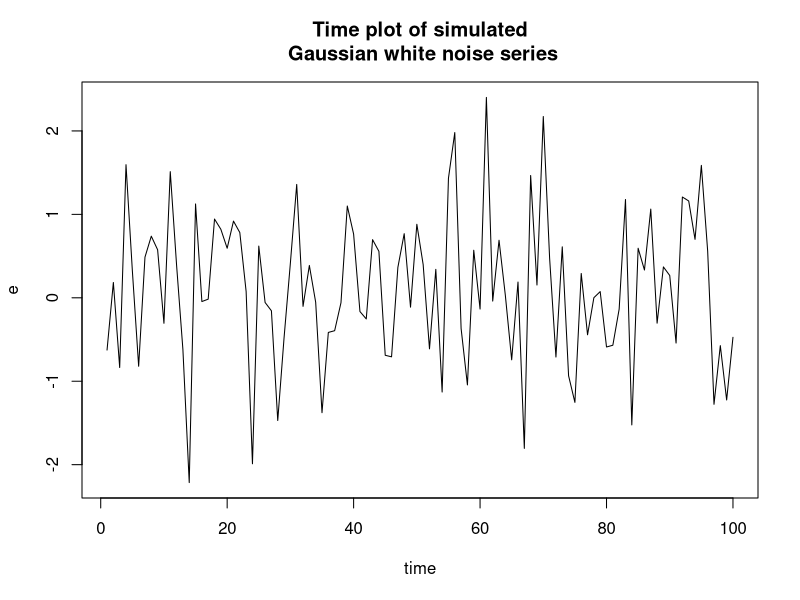
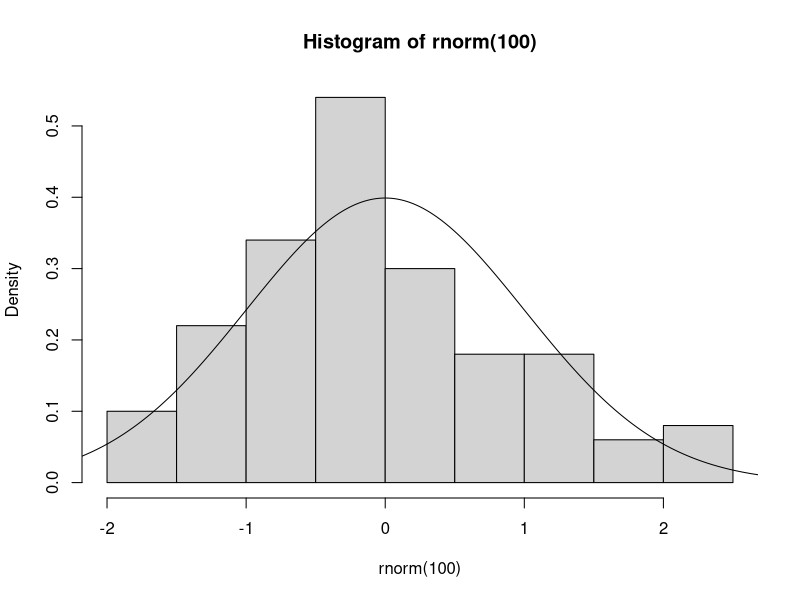
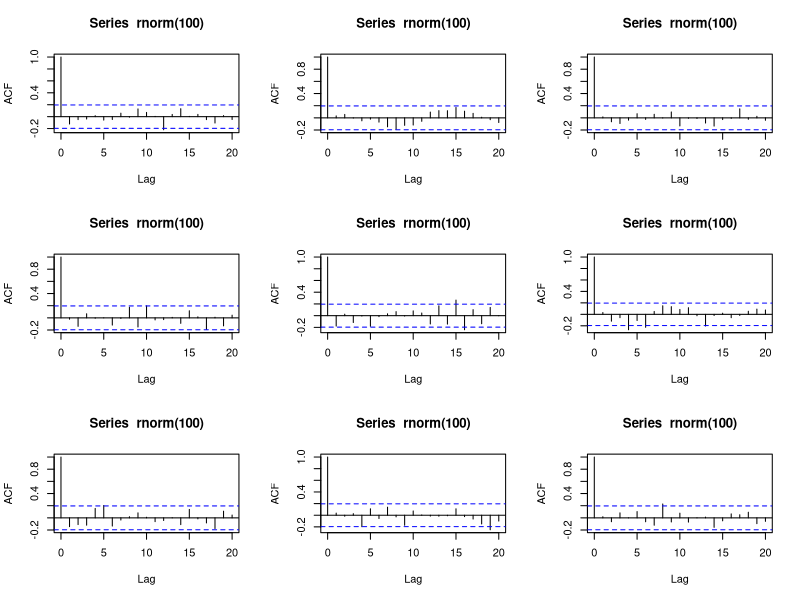
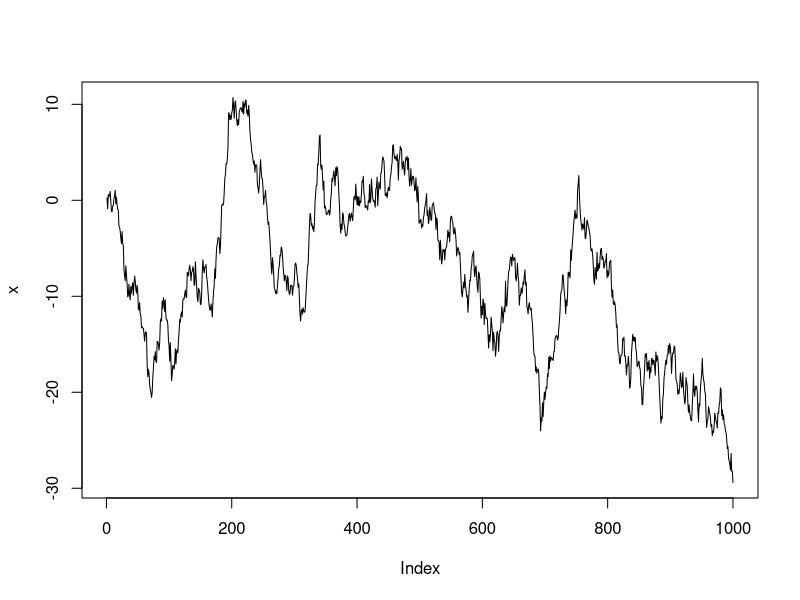
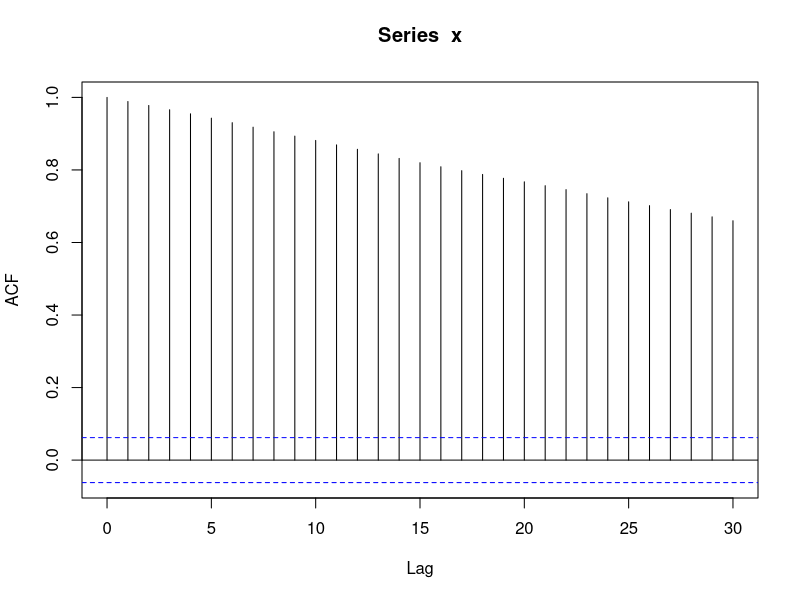
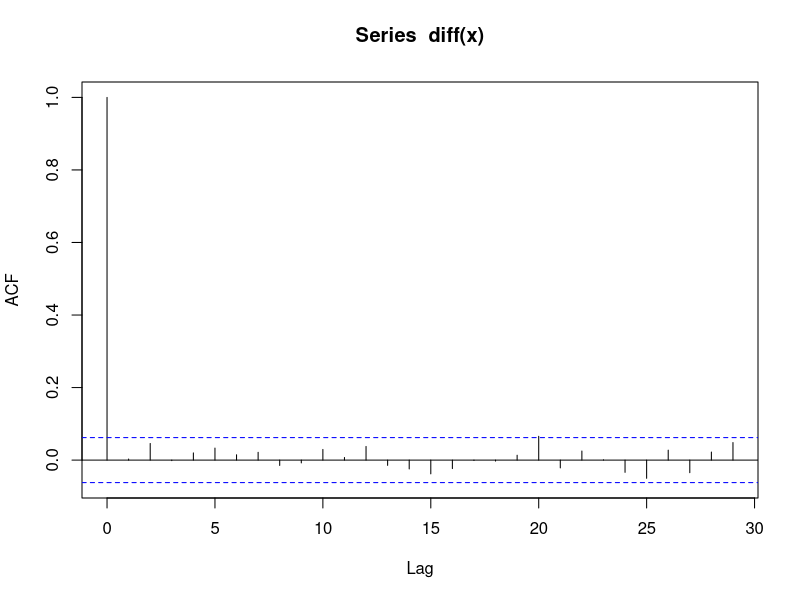

Here is the R script that generated these plots, in order:
## 2. Basic Models

# White noise: ideal residual error series
# Models that contain white noise
# - Random Walk (RW)
# - Autoregressive (AR) models (RW is an special case of AR models) 

# 2.1 White Noise ---------------------------------------------------------

# 2.1.1 - Residual error time series: e_t = y_t - F_t
#
# If a model explains all the features in the data, the residual time series 
# would be uncorralated so that the correlogram of residuals series would
# exhibit no obvious pattern.
#
# 2.1.2 - Definition:
# A residual time series e_t is white noise if the variables e_1, e_2,...,e_n
# are independent and identically dsitributed (iid) with a mean of zero.
#
# Corollary:
# - The variables all have the same variance, so that cor(e_i, e_j) = 0 for
#   all i <> j
# 
# If, aditionally, the variables follow a Normal distribution, the series is 
# called aGaussian white noise.
# 
# 2.1.3 - Simulation
#
# Gaussian N(0, 1) white noise series of length 100
set.seed(1)
e <- rnorm(100)
plot(e, type = "l",
     main = "Time plot of simulated\n Gaussian white noise series",
     ylab = "e", xlab = "time")

hist(rnorm(100), prob = TRUE)
x <- seq(-3, 3, len = 1000)
points(x, dnorm(x), type = "l")

# 2.1.4 - 2nd order propoerties and the correlogram
# acf = rho_k = cov(e_t, e_(t+k)) / sigma(e_t) / sigma(e_(t+k))
# cov(X, Y) = E[(X - E(X)) * (Y - E(Y))] = E[XY - YE(X) - XE(Y) + E(X)E(Y)] =
# <e_t * e_(t+k)> - <e_(t+k)><e_t> - <e_t><e_(t+k) + <e_t><e_(t+k) =
# <e_t * e_(t+k)> - <e_t><e_(t+k) = {iid} = 
#  - if k = 0: <(e_t)^2> - <e_t>^2 = Var[e_t]
#  - if k <> 0: <e_t><e_(t+k) - <e_t><e_(t+k)> = 0
#
# So:
# - rho_k = 1 if k = 0
# - rho_k = 0 if k <> 0
par(mfrow = c(3,3))
for (i in 1:9) {
  acf(rnorm(100))
}
par(mfrow = c(1, 1))

# 2.1.5 - Fitting a white noise model
# Aftr fitting an appropriate time series model, the residual series should
# be white noise: the correlogram usually provides sufficient evidence to 
# support this conjeture.

# 2.2 Random Walks (RWs)
# 2.2.1 - Intro
#
# 2.2.2 - Definition
#
# A time series {y_t} is a RW if and only if:
#  x_t = x_(t-1) = e_t
# where {e_t} is a white noise.
#
# Observation:
# From the definition follows: x_t = e_t + e_(t-1) + e_(t-2) + ... + e_1

# 2.2.3 - The backward shift operator
#
# Definition
# 
# The backward shift (or lag) operator B is defined as B(x_t) = x_(t-1)
# 
# Generalizing: B^n(x_t) = x_(t-n)

# 2.2.4 - RW 2nd order properties

# 2.2.5 - Derivation of 2nd order properties

# 2.2.6 - The difference operator

# 2.2.7 - Simulation
x <- e <- rnorm(1000)
for( t in 2:1000) {
  x[t] <- x[t-1] + e[t]
}
plot(x, type = "l")

acf(x)
acf(diff(x))
